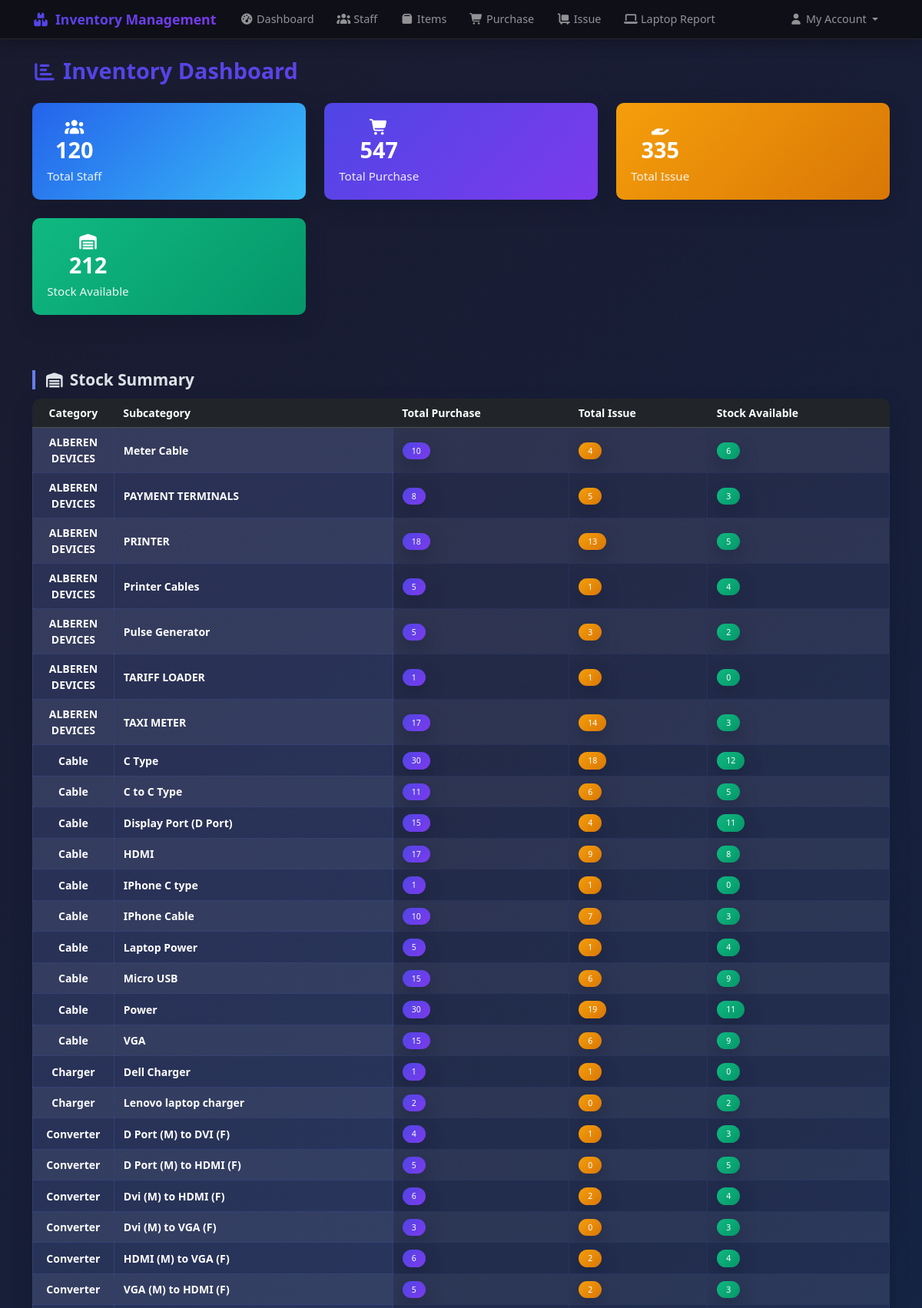
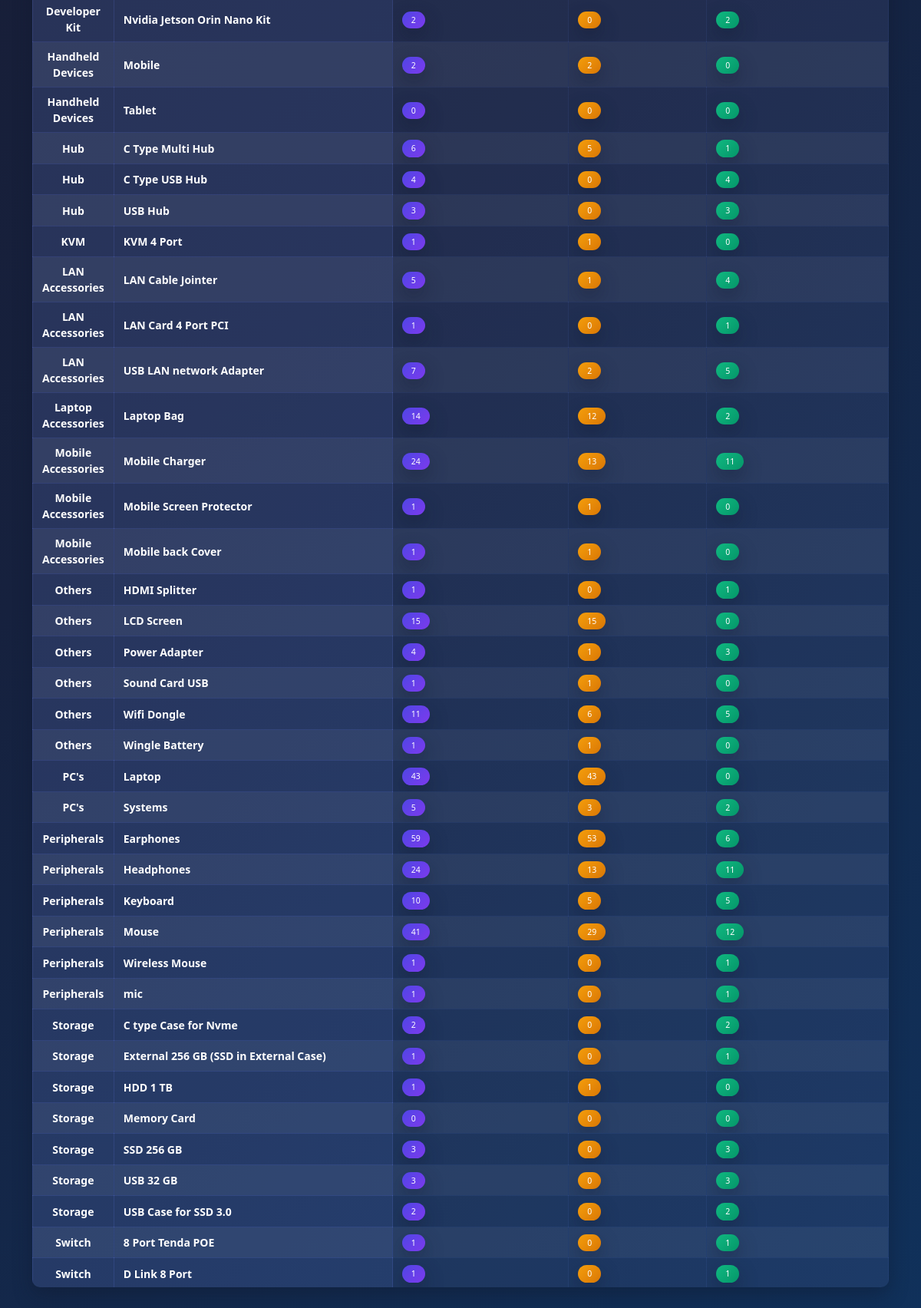
/dashboard, run on the app's committed database (2 pictures, top to bottom).
### tables this page shows
CREATE TABLE subcategories (
    id INTEGER PRIMARY KEY AUTOINCREMENT,
    name TEXT NOT NULL,
    category_id INTEGER NOT NULL,
    FOREIGN KEY (category_id) REFERENCES categories (id)
);

### routes.py (the view)
@main_bp.route('/dashboard')
def dashboard():
    conn = get_db_connection()
    total_purchase_quantity = conn.execute('SELECT COALESCE(SUM(quantity), 0) as total_quantity FROM purchases').fetchone()['total_quantity']
    total_issue_quantity = conn.execute('SELECT COALESCE(SUM(CASE WHEN is_return = 0 THEN quantity ELSE 0 END), 0) as total_quantity FROM issues').fetchone()['total_quantity']
    total_staff_count = conn.execute('SELECT COUNT(*) as total_staff FROM staff').fetchone()['total_staff']
    stock_data = conn.execute('''
        WITH all_categories AS (SELECT DISTINCT c.name as category, s.name as subcategory FROM items i LEFT JOIN categories c ON i.category_id = c.id LEFT JOIN subcategories s ON i.subcategory_id = s.id WHERE c.name IS NOT NULL AND s.name IS NOT NULL),
        purchase_totals AS (SELECT c.name as category, s.name as subcategory, COALESCE(SUM(p.quantity), 0) as total_purchased FROM items i LEFT JOIN categories c ON i.category_id = c.id LEFT JOIN subcategories s ON i.subcategory_id = s.id LEFT JOIN purchases p ON i.id = p.item_id WHERE c.name IS NOT NULL AND s.name IS NOT NULL GROUP BY c.name, s.name),
        issue_totals AS (SELECT c.name as category, s.name as subcategory, COALESCE(SUM(CASE WHEN iss.is_return = 0 THEN iss.quantity ELSE 0 END), 0) as total_issued FROM items i LEFT JOIN categories c ON i.category_id = c.id LEFT JOIN subcategories s ON i.subcategory_id = s.id LEFT JOIN issues iss ON i.id = iss.item_id WHERE c.name IS NOT NULL AND s.name IS NOT NULL GROUP BY c.name, s.name)
        SELECT ac.category, ac.subcategory, COALESCE(pt.total_purchased, 0) as total_purchased, COALESCE(it.total_issued, 0) as total_issued, COALESCE(pt.total_purchased, 0) - COALESCE(it.total_issued, 0) as stock_available
        FROM all_categories ac LEFT JOIN purchase_totals pt ON ac.category = pt.category AND ac.subcategory = pt.subcategory LEFT JOIN issue_totals it ON ac.category = it.category AND ac.subcategory = it.subcategory ORDER BY ac.category, ac.subcategory
    ''').fetchall()
    conn.close()
    return render_template('stock.html', total_purchase_quantity=total_purchase_quantity, total_issue_quantity=total_issue_quantity, total_staff_count=total_staff_count, stock_data=stock_data)

### db.py (called while the page is built)
def get_db_connection():
    conn = sqlite3.connect('inventory.db')
    conn.row_factory = sqlite3.Row
    return conn

### templates/stock.html
{% extends "base.html" %}
{% block content %}
<h1 class="page-title">
    <i class="fas fa-chart-bar me-2"></i>Inventory Dashboard
</h1>
<div class="row mb-5">
    <div class="col-md-4 mb-4">
        <a href="{{ url_for('main.staff') }}" class="text-decoration-none">
            <div class="dashboard-card staff">
                <div class="d-flex justify-content-between align-items-center">
                    <div>
                        <i class="fas fa-users fa-lg mb-2"></i>
                        <h3>{{ total_staff_count }}</h3>
                        <p>Total Staff</p>
                    </div>
                </div>
            </div>
        </a>
    </div>
    <div class="col-md-4 mb-4">
        <a href="{{ url_for('main.purchase') }}" class="text-decoration-none">
            <div class="dashboard-card">
                <div class="d-flex justify-content-between align-items-center">
                    <div>
                        <i class="fas fa-shopping-cart fa-lg mb-2"></i>
                        <h3>{{ total_purchase_quantity }}</h3>
                        <p>Total Purchase</p>
                    </div>
                </div>
            </div>
        </a>
    </div>
    <div class="col-md-4 mb-4">
        <a href="{{ url_for('main.issue') }}" class="text-decoration-none">
            <div class="dashboard-card warning">
                <div class="d-flex justify-content-between align-items-center">
                    <div>
                        <i class="fas fa-hand-holding fa-lg mb-2"></i>
                        <h3>{{ total_issue_quantity }}</h3>
                        <p>Total Issue</p>
                    </div>
                </div>
            </div>
        </a>
    </div>
    <div class="col-md-4 mb-4">
        <div class="dashboard-card success">
            <div class="d-flex justify-content-between align-items-center">
                <div>
                    <i class="fas fa-warehouse fa-lg mb-2"></i>
                    <h3>{{ total_purchase_quantity - total_issue_quantity }}</h3>
                    <p>Stock Available</p>
                </div>
            </div>
        </div>
    </div>
</div>
<h4 class="section-header"><i class="fas fa-warehouse me-2"></i>Stock Summary</h4>
<div class="table-responsive">
    <table class="table table-striped table-hover">
        <thead class="table-dark">
            <tr>
                <th>Category</th>
                <th>Subcategory</th>
                <th>Total Purchase</th>
                <th>Total Issue</th>
                <th>Stock Available</th>
            </tr>
        </thead>
        <tbody>
            {% for row in stock_data %}
            <tr>
                <td>{{ row['category'] or '—' }}</td>
                <td>{{ row['subcategory'] or '—' }}</td>
                <td>
                    <span class="badge stock-purchase">{{ row['total_purchased'] }}</span>
                </td>
                <td>
                    <span class="badge stock-issue">{{ row['total_issued'] }}</span>
                </td>
                <td>
                    <span class="badge stock-available">{{ row['stock_available'] }}</span>
                </td>
            </tr>
            {% else %}
            <tr><td colspan="5" class="text-center text-muted">No stock data available</td></tr>
            {% endfor %}
        </tbody>
    </table>
</div>
{% endblock %}

### templates/base.html (style rules this page uses)
:root { --primary-gradient: linear-gradient(135deg, #4f46e5 0%, #7c3aed 100%); --secondary-gradient: linear-gradient(135deg, #06b6d4 0%, #3b82f6 100%); --success-gradient: linear-gradient(135deg, #10b981 0%, #059669 100%); --warning-gradient: linear-gradient(135deg, #f59e0b 0%, #d97706 100%); --card-shadow: 0 10px 25px rgba(15, 23, 42, 0.4); --card-shadow-hover: 0 15px 35px rgba(15, 23, 42, 0.5); --border-radius: 10px; }
body { background: linear-gradient(135deg, #1a1a2e 0%, #16213e 50%, #0f3460 100%); min-height: 100vh; font-family: 'Segoe UI', Tahoma, Geneva, Verdana, sans-serif; }
.dashboard-card { background: var(--primary-gradient); color: white; text-align: center; padding: 1.2rem; border-radius: var(--border-radius); box-shadow: var(--card-shadow); transition: all 0.3s ease; }
.dashboard-card.success { background: var(--success-gradient); }
.dashboard-card.warning { background: var(--warning-gradient); }
.dashboard-card.staff { background: linear-gradient(135deg, #2563eb 0%, #38bdf8 100%); color: white; }
.dashboard-card h3 { font-size: 1.8rem; font-weight: 700; margin-bottom: 0.3rem; }
.dashboard-card p { font-size: 0.95rem; opacity: 0.9; margin: 0; }
.dashboard-card i { margin-bottom: 0.8rem !important; }
.table { background: rgba(255, 255, 255, 0.03); border-radius: var(--border-radius); overflow: hidden; box-shadow: var(--card-shadow); font-size: 14px; }
.table th, .table td { padding: 8px 12px; vertical-align: middle; }
.table th:first-child, .table td:first-child { width: 60px; text-align: center; }
.table-responsive { border-radius: var(--border-radius); max-height: 75vh; overflow: auto; }
.table th, .table td { overflow: hidden; text-overflow: ellipsis; max-width: 200px; }
.table-dark { background: rgba(0, 0, 0, 0.3); }
.table tbody tr { transition: all 0.2s ease; }
.table td { font-weight: 600; color: #f0f8ff; background: rgba(102, 126, 234, 0.06); border: 1px solid rgba(102, 126, 234, 0.15); }
.table tbody td:nth-child(1), .table tbody td:nth-child(2) { font-weight: 700; color: #ffffff; background: rgba(102, 126, 234, 0.15); border: 1px solid rgba(102, 126, 234, 0.3); }
.stock-purchase { background: var(--primary-gradient) !important; color: #fff !important; font-weight: 700; box-shadow: var(--card-shadow); }
.stock-issue { background: var(--warning-gradient) !important; color: #fff !important; font-weight: 700; box-shadow: var(--card-shadow); }
.stock-available { background: var(--success-gradient) !important; color: #fff !important; font-weight: 700; box-shadow: var(--card-shadow); }
.badge { border-radius: 20px; padding: 6px 12px; font-weight: 500; }
.page-title { background: var(--primary-gradient); -webkit-background-clip: text; -webkit-text-fill-color: transparent; background-clip: text; font-weight: 700; font-size: 1.8rem; margin-bottom: 1.5rem; }
.page-title i { font-size: 1.6rem; margin-right: 0.5rem; }
.section-header { border-left: 4px solid #667eea; padding-left: 0.8rem; margin: 1.5rem 0 0.8rem 0; font-size: 1.3rem; font-weight: 600; }
.section-header i { font-size: 1.2rem; margin-right: 0.4rem; }
.table-responsive { border-radius: var(--border-radius); box-shadow: var(--card-shadow); }

### data on the page
subcategories: row "Cable", name "VGA", total_purchased "15", total_issued "6", stock_available "9"

### other printed values
{{ total_staff_count }} "120"
{{ total_purchase_quantity }} "547"
{{ total_issue_quantity }} "335"
{{ total_purchase_quantity - total_issue_quantity }} "212"
{{ row['category'] or '—' }} "ALBEREN DEVICES" "ALBEREN DEVICES" "ALBEREN DEVICES" "ALBEREN DEVICES" "ALBEREN DEVICES" "ALBEREN DEVICES" "ALBEREN DEVICES" "Cable" "Cable" "Cable" "Cable" "Cable" "Cable" "Cable" "Cable" "Cable" "Charger" "Charger" "Converter" "Converter" "Converter" "Converter" "Converter" "Converter" "Developer Kit" "Handheld Devices" "Handheld Devices" "Hub" "Hub" "Hub" "KVM" "LAN Accessories" "LAN Accessories" "LAN Accessories" "Laptop Accessories" "Mobile Accessories" "Mobile Accessories" "Mobile Accessories" "Others" "Others" "Others" "Others" "Others" "Others" "PC's" "PC's" "Peripherals" "Peripherals" "Peripherals" "Peripherals" "Peripherals" "Peripherals" "Storage" "Storage" "Storage" "Storage" "Storage" "Storage" "Storage" "Switch" "Switch"
{{ row['subcategory'] or '—' }} "Meter Cable" "PAYMENT TERMINALS" "PRINTER" "Printer Cables" "Pulse Generator" "TARIFF LOADER" "TAXI METER" "C Type" "C to C Type" "Display Port (D Port)" "HDMI" "IPhone C type" "IPhone Cable" "Laptop Power" "Micro USB" "Power" "Dell Charger" "Lenovo laptop charger" "D Port (M) to DVI (F)" "D Port (M) to HDMI (F)" "Dvi (M) to HDMI (F)" "Dvi (M) to VGA (F)" "HDMI (M) to VGA (F)" "VGA (M) to HDMI (F)" "Nvidia Jetson Orin Nano Kit" "Mobile" "Tablet" "C Type Multi Hub" "C Type USB Hub" "USB Hub" "KVM 4 Port" "LAN Cable Jointer" "LAN Card 4 Port PCI" "USB LAN network Adapter" "Laptop Bag" "Mobile Charger" "Mobile Screen Protector" "Mobile back Cover" "HDMI Splitter" "LCD Screen" "Power Adapter" "Sound Card USB" "Wifi Dongle" "Wingle Battery" "Laptop" "Systems" "Earphones" "Headphones" "Keyboard" "Mouse" "Wireless Mouse" "mic" "C type Case for Nvme" "External 256 GB (SSD in External Case)" "HDD 1 TB" "Memory Card" "SSD 256 GB" "USB 32 GB" "USB Case for SSD 3.0" "8 Port Tenda POE" "D Link 8 Port"
{{ row['total_purchased'] }} "10" "8" "18" "5" "5" "1" "17" "30" "11" "15" "17" "1" "10" "5" "15" "30" "1" "2" "4" "5" "6" "3" "6" "5" "2" "2" "0" "6" "4" "3" "1" "5" "1" "7" "14" "24" "1" "1" "1" "15" "4" "1" "11" "1" "43" "5" "59" "24" "10" "41" "1" "1" "2" "1" "1" "0" "3" "3" "2" "1" "1"
{{ row['total_issued'] }} "4" "5" "13" "1" "3" "1" "14" "18" "6" "4" "9" "1" "7" "1" "6" "19" "1" "0" "1" "0" "2" "0" "2" "2" "0" "2" "0" "5" "0" "0" "1" "1" "0" "2" "12" "13" "1" "1" "0" "15" "1" "1" "6" "1" "43" "3" "53" "13" "5" "29" "0" "0" "0" "0" "1" "0" "0" "0" "0" "0" "0"
{{ row['stock_available'] }} "6" "3" "5" "4" "2" "0" "3" "12" "5" "11" "8" "0" "3" "4" "9" "11" "0" "2" "3" "5" "4" "3" "4" "3" "2" "0" "0" "1" "4" "3" "0" "4" "1" "5" "2" "11" "0" "0" "1" "0" "3" "0" "5" "0" "0" "2" "6" "11" "5" "12" "1" "1" "2" "1" "0" "0" "3" "3" "2" "1" "1"
